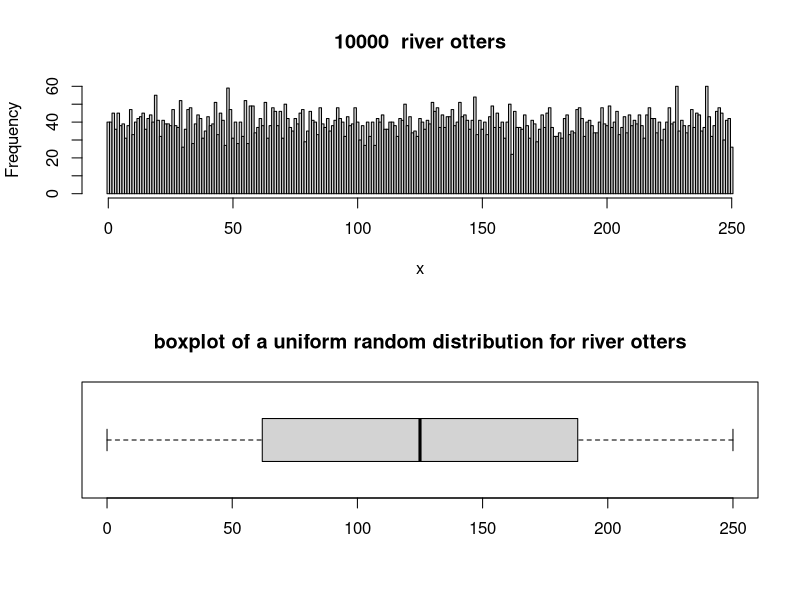

Write the R code that produced this figure.
## ---- chunk 1
(0.0193209)*100
## ---- chunk 2
(0.2231*3.75)/6
## ---- chunk 3
ppois(1.5, lambda=5)
## ---- chunk 4
ppois(1.5,lambda=4)
## ---- chunk 5
ppois(1.5, lambda=2)
## ---- chunk 6
numcases <- 10000                           
min <- 0                               
max <- 250 
x <- as.integer(runif(numcases,min,max+1) )        #generate random uniform numcases numbers from min to max
                                        #as.integer truncates, round converts to integers, add .5 for equal intervals 
par(mfrow=c(2,1))                        #stack two figures above each other
hist(x,main=paste( numcases," river otters"),breaks=seq(min-.5,max+.5,1))         
boxplot(x, horizontal=TRUE,range=1)              # and the boxplot
title("boxplot of a uniform random distribution for river otters")

## ---- chunk 7
(1/250)*24
## ---- chunk 8
250/2
## ---- chunk 9
(1/250)*12
## ---- chunk 10
1/250*10
